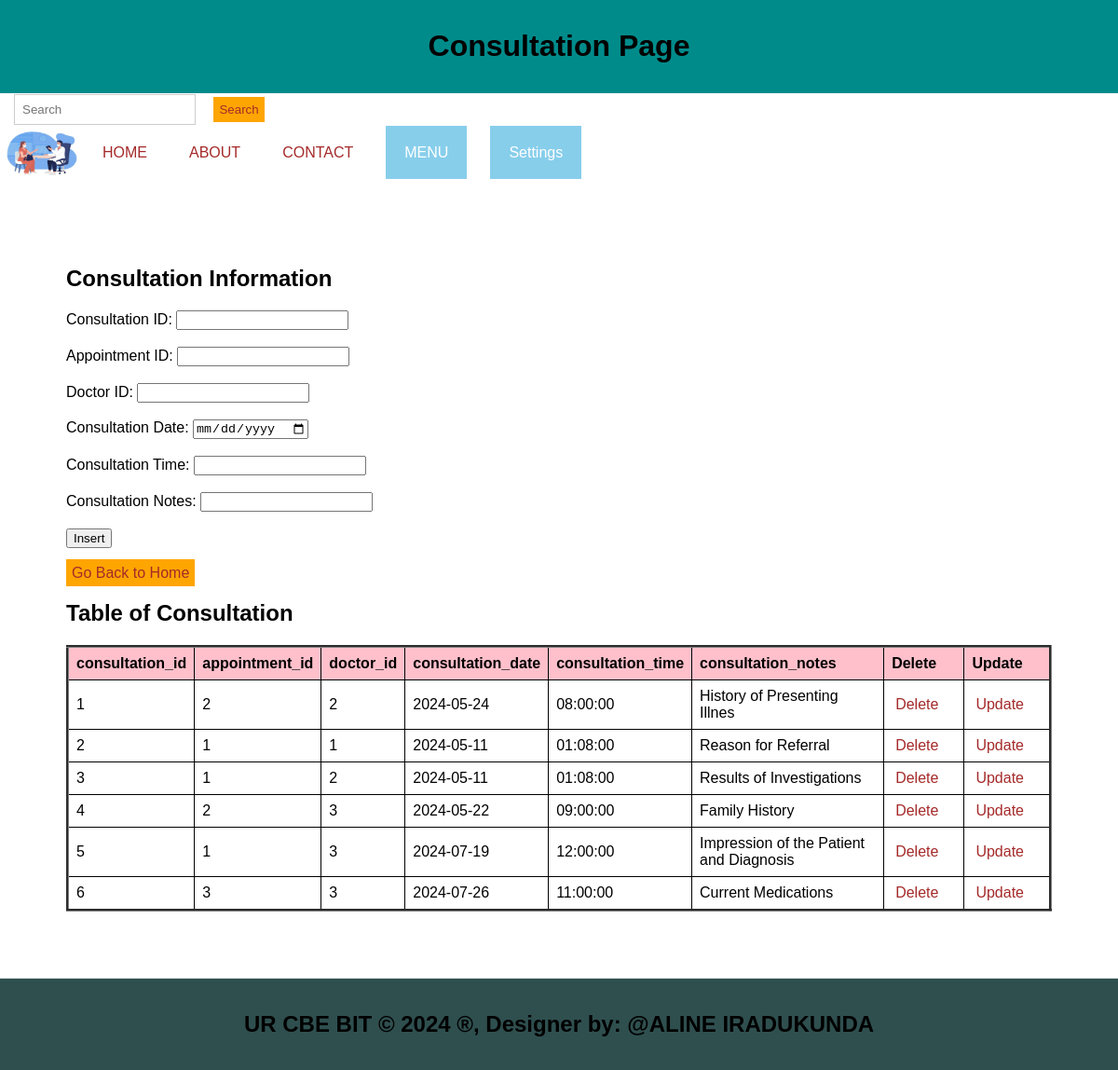
The page /Consultation.php on the database its author committed.
### tables this page shows
CREATE TABLE `consultation` (
  `consultation_id` int(11) NOT NULL,
  `appointment_id` int(11) DEFAULT NULL,
  `doctor_id` int(11) DEFAULT NULL,
  `consultation_date` date DEFAULT NULL,
  `consultation_time` time DEFAULT NULL,
  `consultation_notes` text DEFAULT NULL
);

### Consultation.php (the view, shortened to what this page needs)
<!DOCTYPE html>
<html lang="en">
<head>
  <link rel="stylesheet" type="text/css" href="style.css" title="style 1" media="screen, tv, projection, handheld, print"/>
</head>
<body>
<header><center>
    <h1>Consultation Page</h1></center>
  </header>
  <form class="d-flex" role="search" action="search.php">
      <input class="form-control me-2" type="search" placeholder="Search" aria-label="Search" name="query">
      <button class="btn btn-outline-success" type="submit">Search</button>
    </form>
  <ul>
    <li><img src="./Images/app.jpg" width="90" height="60" alt="Logo"></li>
    <li><a href="./home.html">HOME</a></li>
    <li><a href="./about.html">ABOUT</a></li>
    <li><a href="./contact.html">CONTACT</a></li>
    <li class="dropdown">
      <a href="#" style="padding: 20px; color: white; background-color: skyblue; text-decoration: none;">MENU</a>
    </li>
    <li class="dropdown">
      <a href="#" style="padding: 20px; color: white; background-color: skyblue; text-decoration: none;">Settings</a>
    </li>
  </ul>
<section>
  <h1>Consultation Information</h1>
  <form method="post">
    <label for="consultation_id">Consultation ID:</label>
    <input type="number" id="consultation_id" name="consultation_id"><br><br>
    <label for="appointment_id">Appointment ID:</label>
    <input type="number" id="appointment_id" name="appointment_id" required><br><br>
    <label for="doctor_id">Doctor ID:</label>
    <input type="number" id="doctor_id" name="doctor_id" required><br><br>
    <label for="consultation_date">Consultation Date:</label>
    <input type="date" id="consultation_date" name="consultation_date" required><br><br>
    <label for="consultation_time">Consultation Time:</label>
    <input type="text" id="consultation_time" name="consultation_time" required><br><br>
    <label for="consultation_notes">Consultation Notes:</label>
    <input type="text" id="consultation_notes" name="consultation_notes" required><br><br>
    <input type="submit" name="add_consultation" value="Insert"><br><br>
    <a class="button" href="./home.html">Go Back to Home</a></li>
  </form>
  <h2>Table of Consultation</h2>
  <table border="3">
    <tr>
      <th>consultation_id</th>
      <th>appointment_id</th>
      <th>doctor_id</th>
      <th>consultation_date</th>
      <th>consultation_time</th>
      <th>consultation_notes</th>
      <th>Delete</th>
      <th>Update</th>
    </tr>
    <?php
    include('database_connection.php');
    $sql = "SELECT * FROM Consultation";
    $result = $connection->query($sql);
    if ($result->num_rows > 0) {
        while ($row = $result->fetch_assoc()) {
            $consultation_id = $row['consultation_id'];
            echo "<tr>
                <td>" . $row['consultation_id'] . "</td>
                <td>" . $row['appointment_id'] . "</td>
                <td>" . $row['doctor_id'] . "</td>
                <td>" . $row['consultation_date'] . "</td>
                <td>" . $row['consultation_time'] . "</td>
                <td>" . $row['consultation_notes'] . "</td>
                <td><a style='padding:4px' href='delete_Consultation.php?consultation_id=$consultation_id'>Delete</a></td>
                <td><a style='padding:4px' href='update_Consultation.php?consultation_id=$consultation_id'>Update</a></td>
            </tr>";
        }
    } else {
        echo "<tr><td colspan='3'>No data found</td></tr>";
    }
    ?>
  </table>
</section>
<footer>
  <center>
    <b><h2>UR CBE BIT &copy; <?php echo date("Y"); ?> &reg;, Designer by: @ALINE IRADUKUNDA</h2></b>
  </center>
</footer>
</body>
</html>

### style.css (style rules this page uses)
body { font-family: Arial, sans-serif; margin: 0; padding: 0; }
.form-control { padding: 8px; margin-left: 4px; border: 1px solid #ccc; }
.btn { padding: 6px; background-color: orange; color: brown; border: none; }
.dropdown { position: relative; display: inline; margin-right: 10px; }
body { font-family: Arial,sans-serif; margin:0; padding:0; }
header { background-color:darkgray; padding: 15px; }
.dropdown { position: right; display:right; direction:rtl; }
section { padding:20px; border-bottom: 1px solid #ddd; }
footer { text-align: center; padding: 15px; background-color:darkgray; }

### Consultation.php (style rules this page uses)
body table { width: 100%; border-collapse: collapse; }
th, td { border: 1px solid black; padding: 8px; text-align: left; }
th { background-color: pink; }
a { padding: 10px; color: white; text-decoration: none; margin-right: 15px; }
a:link { color: brown; }
button.btn { margin-left: 15px; margin-top: 4px; }
input.form-control { margin-left: 15px; padding: 8px; }
section { padding: 71px; border-bottom: 1px solid #ddd; }
footer { text-align: center; padding: 15px; background-color: darkslategrey; }
header { background-color: darkcyan; padding: 10px; text-align: center; }
ul { list-style-type: none; padding: 0; margin: 0; display: flex; align-items: center; }
li { margin-right: 10px; }
li img { vertical-align: middle; }
.dropdown { position: relative; display: inline-block; }
.button { padding: 6px; background-color: orange; color: brown; border: none; }

### rows shown on the page
consultation: consultation_id "1", appointment "2", doctor "2", consultation_date "2024-05-24", consultation_time "08:00:00", consultation_notes "History of Presenting Illnes"
consultation: consultation_id "2", appointment "1", doctor "1", consultation_date "2024-05-11", consultation_time "01:08:00", consultation_notes "Reason for Referral"
consultation: consultation_id "3", appointment "1", doctor "2", consultation_date "2024-05-11", consultation_time "01:08:00", consultation_notes "Results of Investigations"
consultation: consultation_id "4", appointment "2", doctor "3", consultation_date "2024-05-22", consultation_time "09:00:00", consultation_notes "Family History"
consultation: consultation_id "5", appointment "1", doctor "3", consultation_date "2024-07-19", consultation_time "12:00:00", consultation_notes "Impression of the Patient and Diagnosis"
consultation: consultation_id "6", appointment "3", doctor "3", consultation_date "2024-07-26", consultation_time "11:00:00", consultation_notes "Current Medications"
